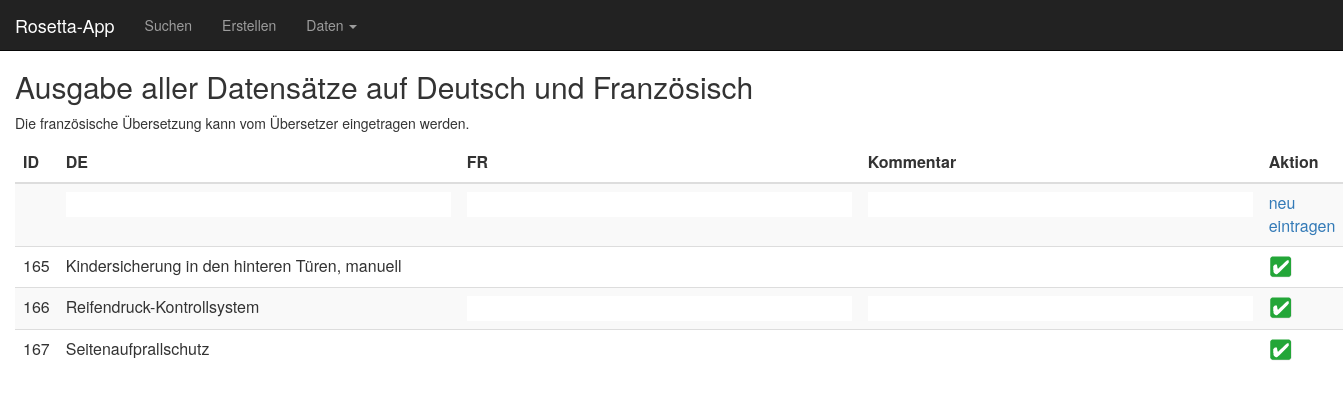
The app's page /Sandbox/003_db_anzeigen_fr_test2.php, older data.
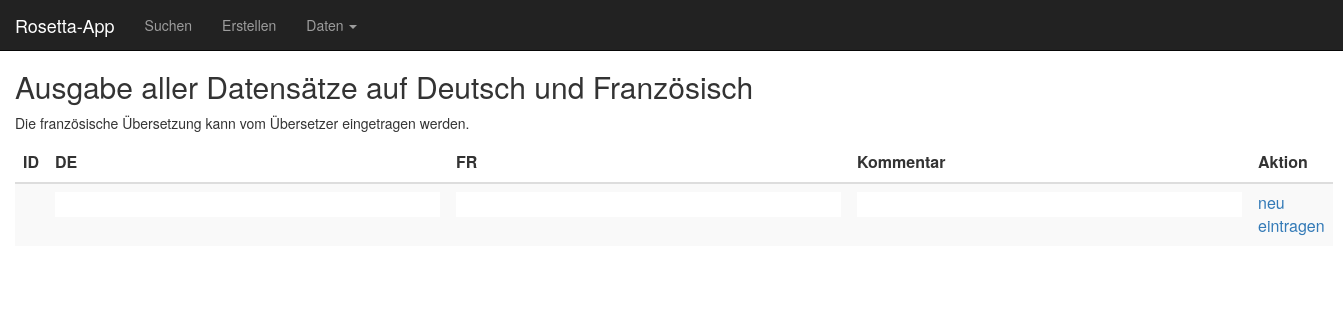
The same page, newer data.
### tables this page shows
CREATE TABLE `rosetta_data` (
  `token` varchar(100) DEFAULT NULL,
  `id` int(5) NOT NULL,
  `date` timestamp NOT NULL DEFAULT CURRENT_TIMESTAMP ON UPDATE CURRENT_TIMESTAMP,
  `de` varchar(1000) DEFAULT NULL,
  `fr` varchar(1000) DEFAULT NULL,
  `comment_fr` varchar(1000) DEFAULT NULL,
  `it` varchar(1000) DEFAULT NULL,
  `comment_it` varchar(1000) DEFAULT NULL,
  `en` varchar(1000) DEFAULT NULL,
  `rubrik` varchar(500) DEFAULT NULL,
  `info` varchar(200) DEFAULT NULL,
  `carline` varchar(500) DEFAULT NULL,
  `toTranslate` varchar(5) DEFAULT NULL
);

### Sandbox/003_db_anzeigen_fr_test2.php (the view, shortened to what this page needs)
<?php
include "elements/header.php";
?>
<?php
include "include/db_connect.php";
?>
<h2>Ausgabe aller Datensätze auf Deutsch und Französisch</h2>
<p>Die französische Übersetzung kann vom Übersetzer eingetragen werden.</p>
<?php
echo "<form name='f' action='003_db_anzeigen_fr.php'
               method='post'>";
echo "\n\n<table class=\"table table-hover table-responsive table-striped\">"
    . "<thead>"
    . "<tr>"
    . "<th class=\"col-sm-1\">ID</th>"
    . "<th class=\"col-sm-4\">DE</th>"
    . "<th class=\"col-sm-4\">FR</th>"
    . "<th class=\"col-sm-4\">Kommentar</th>"
    . "<th class=\"col-sm-1\">Aktion</th>"
    . "</tr>"
    . "</thead>";
echo "\n\n<tr>"
    . "<td size='3' /></td>"
    . "<td><input class='toEdit' name='dts[0]' size='40' /></td>"
    . "<td><input class='toEdit' name='frz[0]' size='40' /></td>"
    . "<td><input class='toEdit' name='com[0]' size='40' /></td>"
    . "<td><a href='javascript:send(0,0);'>neu eintragen</a></td>"
    . "</tr>";
$res = mysqli_query($con, "select * from rosetta_data where id LIKE '165' or id LIKE '166' or id LIKE '167' or id LIKE '168'");
while ($dsatz = mysqli_fetch_assoc($res))
{
    $id_nr = $dsatz["id"];
    echo "\n\n<tr>"
        . "<td>" . $dsatz["id"] . "</td>"
        . "<td>" . utf8_encode( $dsatz["de"] ) . "</td>"
        . "<td><input class='toEdit' name='frz[$id_nr]' value='" . utf8_encode( $dsatz["fr"] ) . "' size='40' /></td>"
        . "<td><input class='toEdit' name='com[$id_nr]' value='" . utf8_encode( $dsatz["comment_fr"] ) . "' size='40' /></td>"
        . "<td><a href='javascript:send(1,$id_nr);'><img src=\"img/button_agree.png\"></a></td>"
        . "</tr>";
}
echo "</table>";
echo "</form>";
?>
</body>
</html>

Row changes from the older to the newer data that the page shows:
removed rosetta_data: id "165", de "Kindersicherung in den hinteren Türen, manuell"
removed rosetta_data: id "166", de "Reifendruck-Kontrollsystem"
removed rosetta_data: id "167", de "Seitenaufprallschutz"
